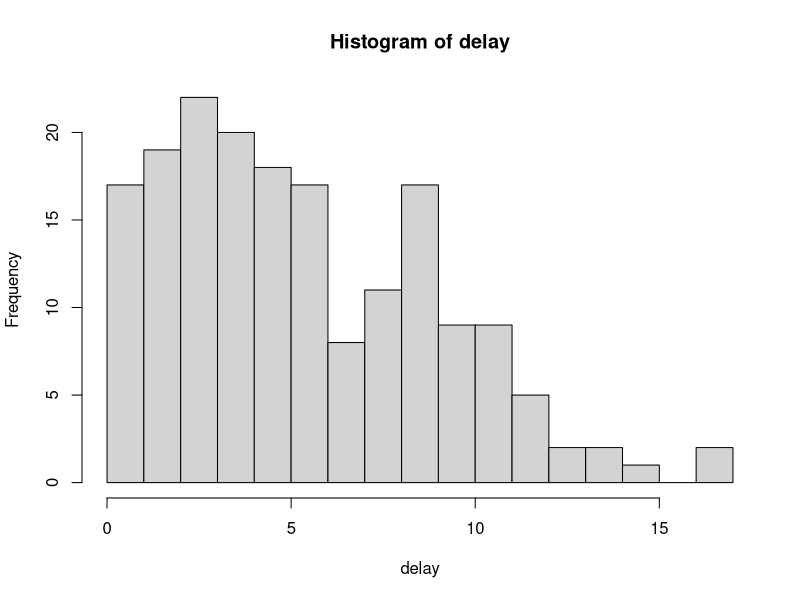
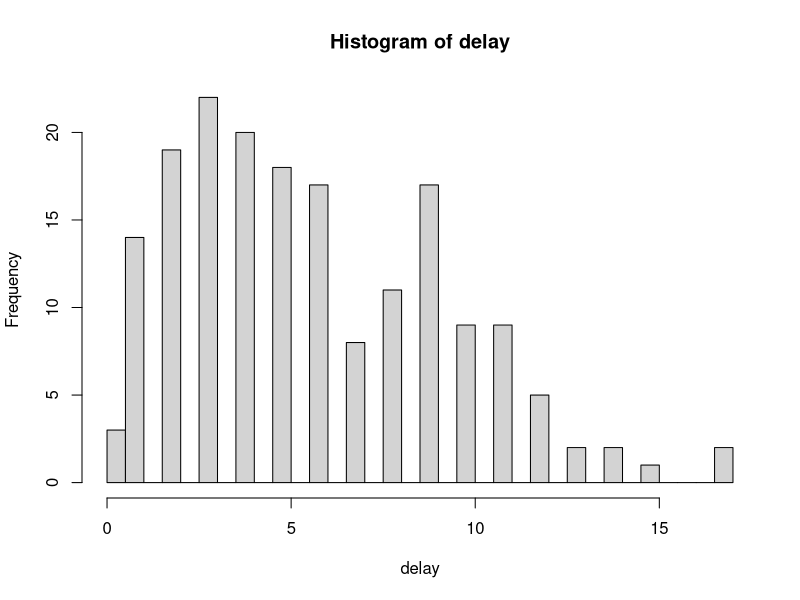
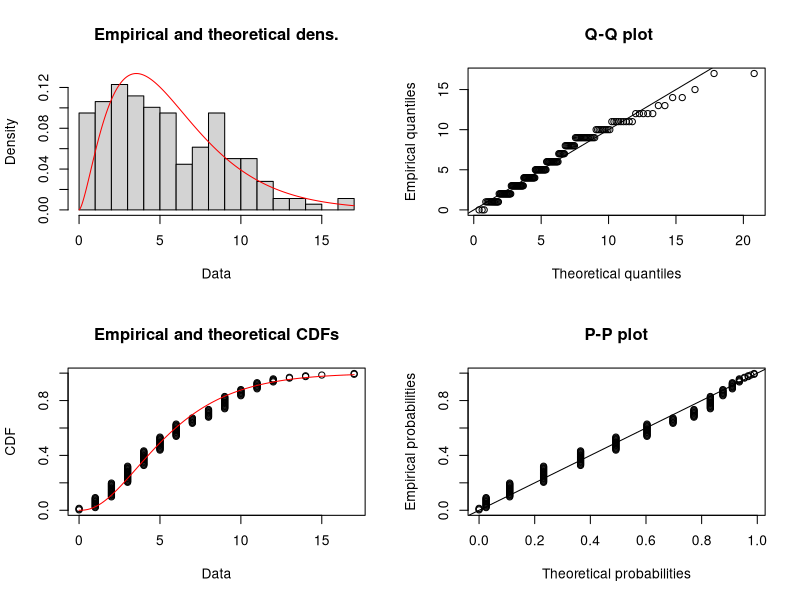
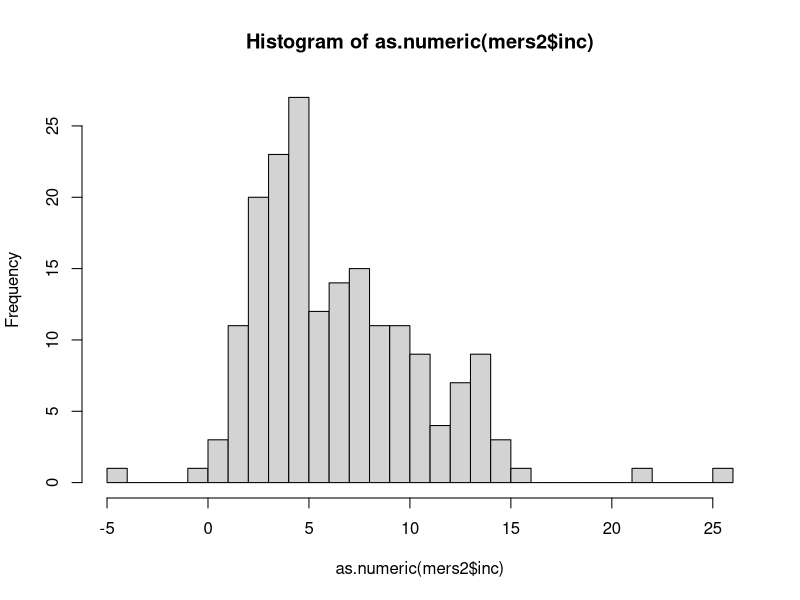

The R source for these figures, in order: (Note: this script raises an error after producing the figures.)
library(tidyverse)
library(MASS)
library(fitdistrplus)

# Clean Data ----------------------
# Read in data
setwd("~/Repositories/mers_model")
mers_raw <- read_csv("./data-raw/KCDC_mers_cl.csv")

# clean data and turn to dates
mers <- mers_raw %>% 
  mutate(onset_date = as.Date(onset_date, format="%m/%d/%y"),
         conf_date = as.Date(conf_date, format="%m/%d/%y"), 
         f_exp_date = as.Date(f_exp_date, format="%m/%d/%y"),
         l_exp_date = as.Date(l_exp_date, format="%m/%d/%y"),
         dis_death_date = as.Date(dis_death_date, format="%m/%d/%y"),
         delay_on_conf =  conf_date - onset_date)

# check for na's
purrr::map(mers, ~sum(is.na(.x)))


# Onset Dates ----------------------
# impute missing onset dates for 7 cases

delay_on_conf <- mers$conf_date - mers$onset_date
sum(is.na(delay_on_conf))

delay<- as.numeric(na.omit(delay_on_conf))
hist(delay, breaks = 20)

delay[delay == 0] <- .00001 

hist(delay, breaks = 25)

fit.gamma <- fitdist(delay, distr = "gamma", 
                     method = "mme")
summary(fit.gamma)

plot(fit.gamma, breaks = 20)



# replace NA values with imputation

set.seed(7)
mers$onset_date = replace(mers$onset_date, which(is.na(mers$onset_date)), 
                        mers$conf_date[which(is.na(mers$onset_date))] - round(rgamma(7, shape = fit.gamma$estimate['shape'], rate =  fit.gamma$estimate['rate'])))


# Exposure Dates ----------------------

exp_win <- mers$l_exp_date - mers$f_exp_date

mers2<- mers %>%
  mutate(exp_win_days = l_exp_date - f_exp_date, 
         exp_date = NA)

for (i in 1:nrow(mers2)) {
  mers2$exp_date[i] = round(runif(1, min = 0, max = mers2$exp_win_days[i]))
}

mers2$exp_date2 = mers2$f_exp_date + mers2$exp_date


mers2 <- mers2 %>%
  mutate(inc = onset_date - exp_date2)

hist(as.numeric(mers2$inc), breaks = 40)


fit.gamma <- fitdist(as.numeric(na.omit(mers2$inc)), distr = "gamma", 
                     method = "mme")
summary(fit.gamma)

plot(fit.gamma, breaks = 20)

# replace NA values with inc imputation
set.seed(7)
mers2$exp_date2 = replace(mers2$exp_date2, which(is.na(mers2$exp_date2)), 
                          mers2$onset_date[which(is.na(mers2$exp_date2))] - 
                           round(rgamma(sum(is.na(mers2$exp_date2)), fit.gamma$estimate['shape'], rate =  fit.gamma$estimate['rate'])))


# turn into time series
mers_times <- mers2 %>%
  dplyr::select(id, exp_date2, onset_date, conf_date) %>%
  mutate(exp_date = exp_date2 - min(onset_date) +1 ,
         conf_date = conf_date - min(onset_date) +1 ,
         onset_date = onset_date - min(onset_date) +1) %>%
  dplyr::select(-exp_date2)



save(mers_times, file = "./data-raw/mers_times.RData")
